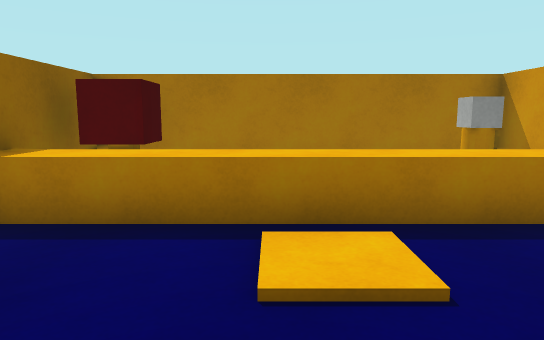
view 1 (above)

13 first-person views from a walk through a Unity game level. The camera is 1.2 m above the floor, tilts 8° down and sees 70° across. Doors are open. The floor is counted in squares, 1 m on a side. Each view is taken from the middle of a square. On the plan, view 1 faces up. The plan holds only what a view shows up to about 15 squares ahead; the rest is blank. The player is left out. Surface patterns are stand-ins for the level's own textures.

view 2
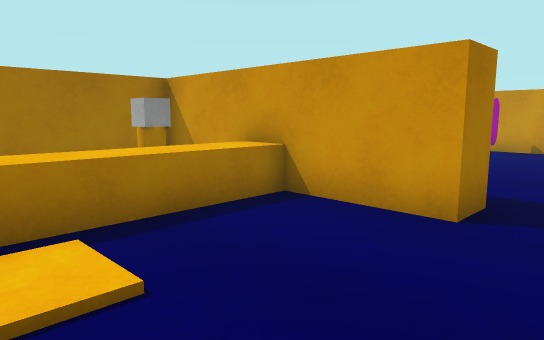

view 3
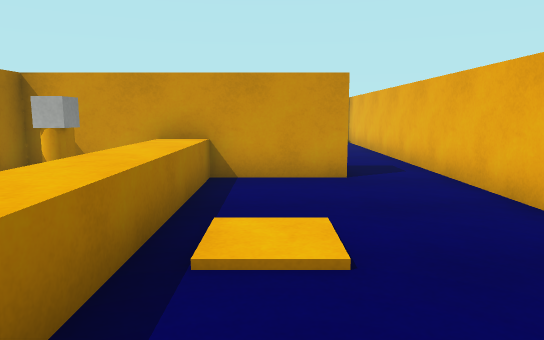

view 4
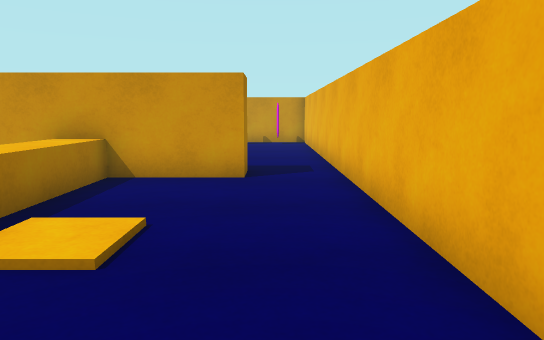

view 5
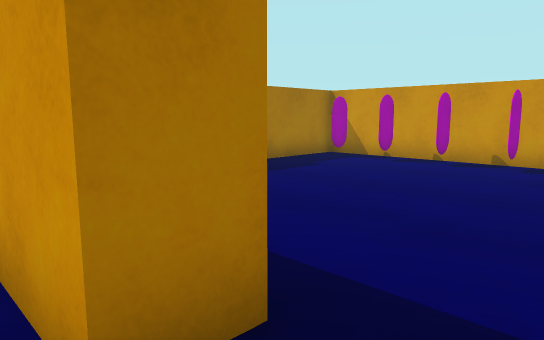

view 6
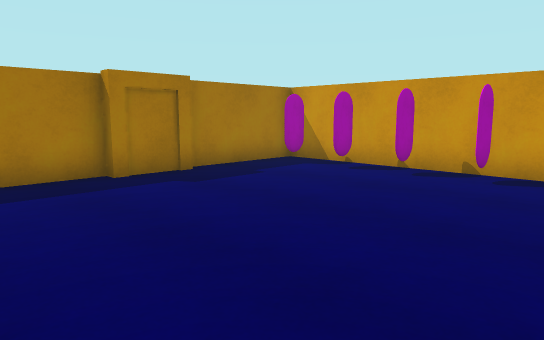

view 7
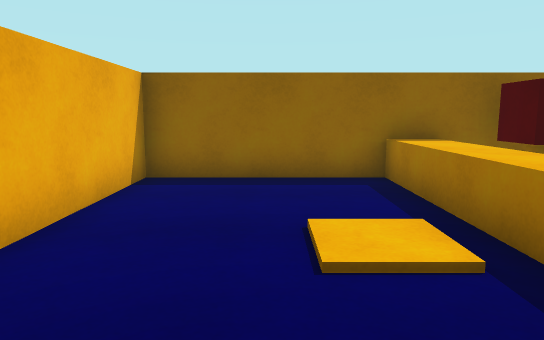

view 8
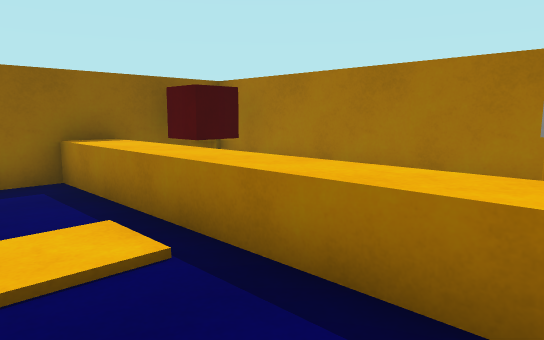

view 9
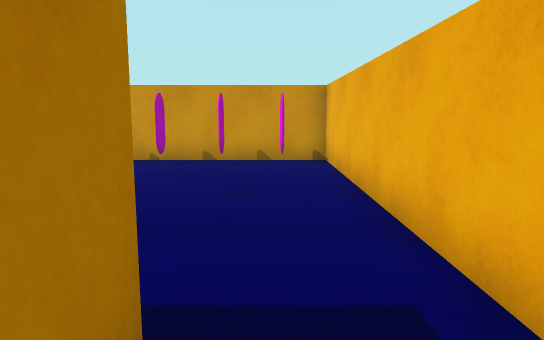

view 10
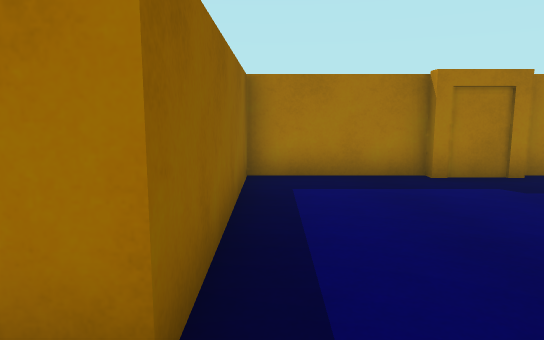

view 11
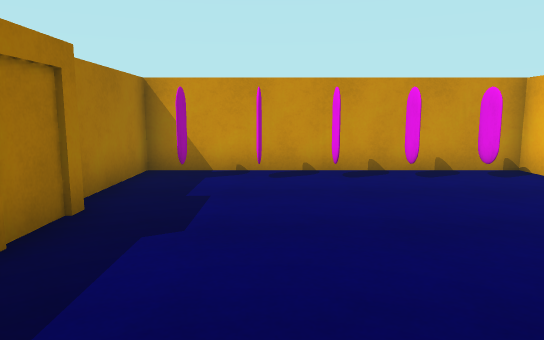

view 12
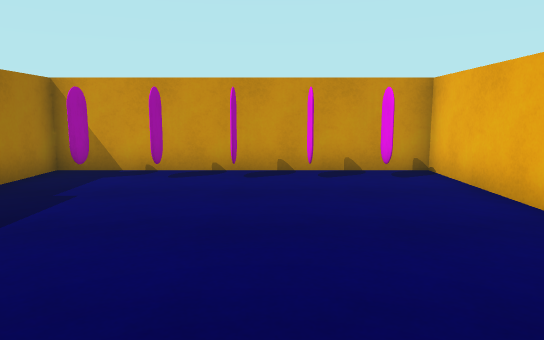

view 13
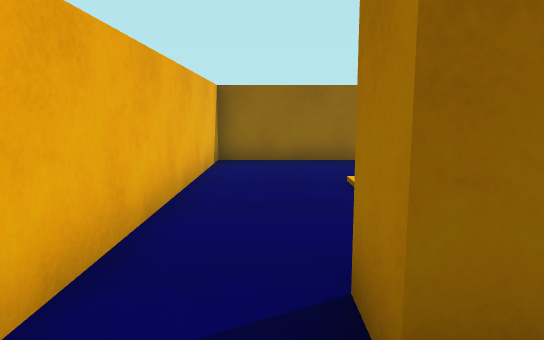

### Floor plan
Key: @ floor where view 1 was taken; # wall or solid block; . floor; D open door; ^ raised ledge; C red cube; U cube; E elevator.
Columns run from 4 left of view 1 to 15 right of it. Each row starts with its distance up from view 1.
  8 ##############E####
  7 #CC    UU#.......###
  6 #CC    UU#.........#
  5 #^^^^^^^^#........##
  4 #^^^^^^^^#........##
  3 #........#.........#
  2 #........#........##
  1 #........D........##
  0 #...@....D.........#
 -1 ####################

Where each view was taken, in squares from view 1:
view 1: 0 up, 0 right, facing up
view 2: 0 up, 0 right, facing up-right
view 3: 3 up, 3 left, facing right
view 4: 1 up, 3 left, facing right
view 5: 0 up, 4 right, facing up-right
view 6: 0 up, 6 right, facing up-right
view 7: 2 up, 4 right, facing left
view 8: 2 up, 4 right, facing up-left
view 9: 1 up, 4 right, facing right
view 10: 0 up, 6 right, facing up
view 11: 5 up, 6 right, facing right
view 12: 3 up, 6 right, facing right
view 13: 1 up, 7 right, facing left
